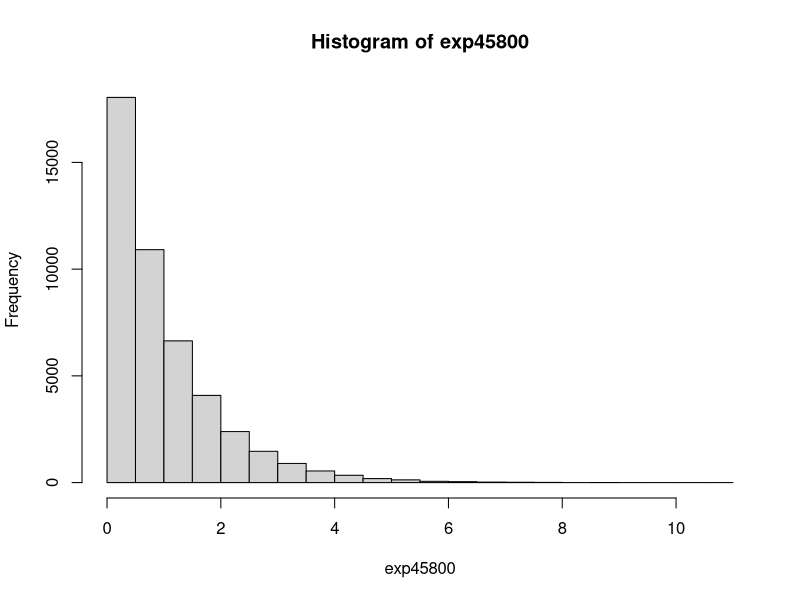
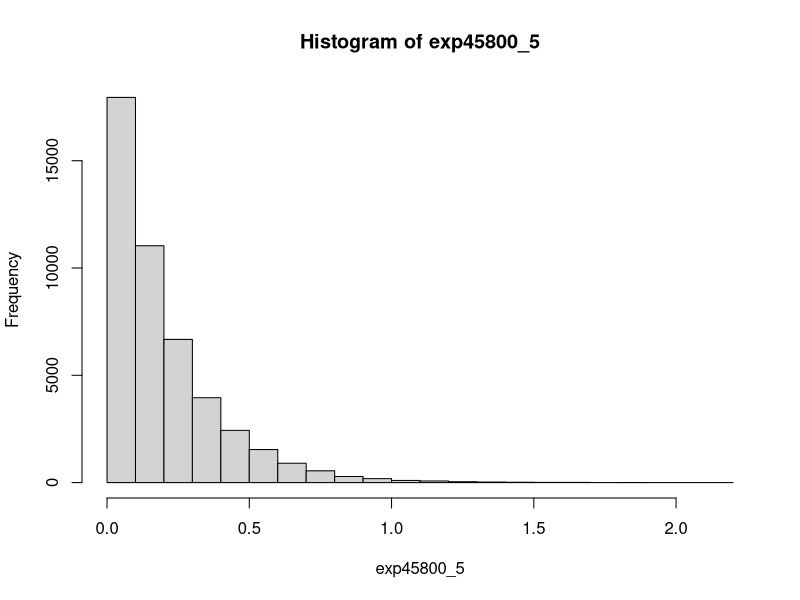

The R script that drew these images, in order:
#Solución
#

#DISTRIBUCIÓN EXPONENCIAL
#Se utiliza el comando rexp(N, rate=rate)

N45800<-45800
exp45800<-rexp(N45800)
exp45800
hist(exp45800)
summary(exp45800)

exp45800_5<-rexp(N45800, rate = 5)
exp45800_5
hist(exp45800_5)
summary(exp45800_5)
